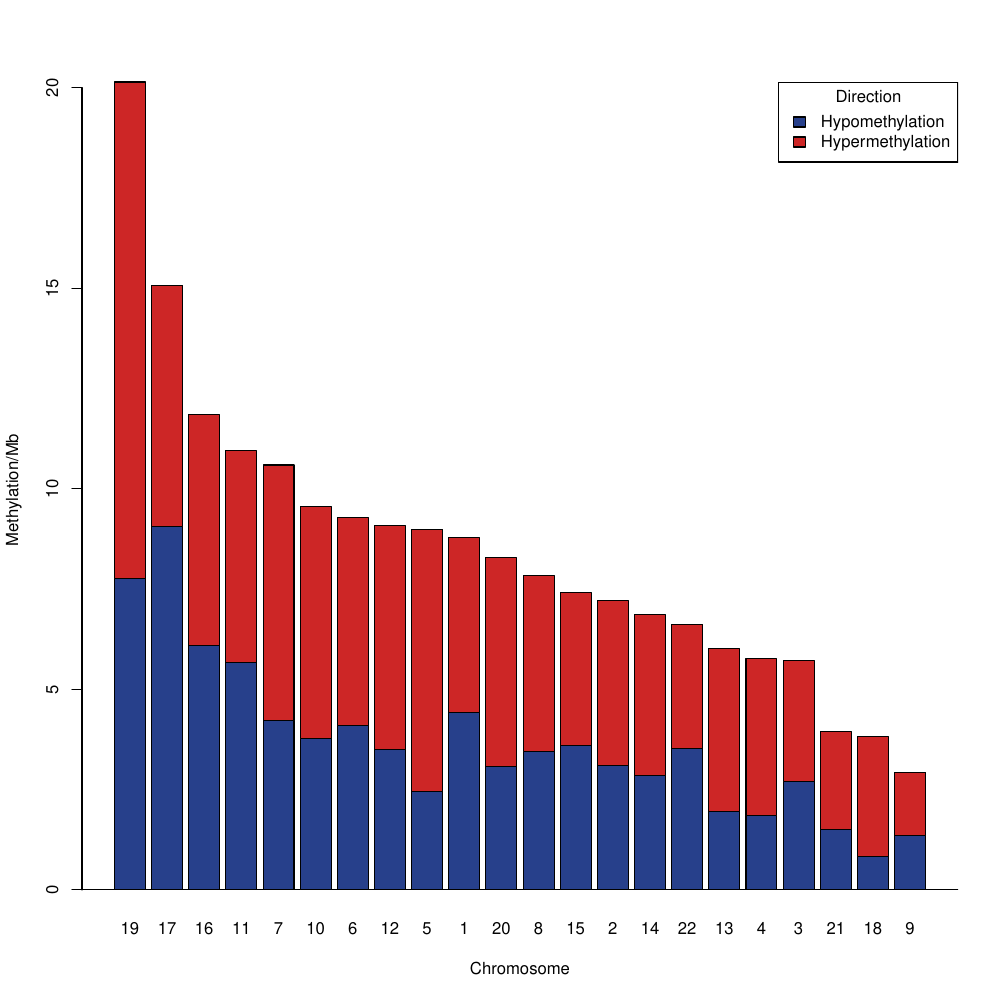

The R source for this figure:
chr <- read.csv("Stacked1.txt", header = TRUE, row.names = 1, sep = "\t")
library(RColorBrewer)
#sequential <- brewer.pal(2, "PuRd")
colors <- c("royalblue4", "firebrick3")
pdf("stacked.pdf", width = 10, height = 10)
#barplot(t(as.matrix(chr)), col = sequential, xlab = "Chromosome", ylab = "Methylation/Mb")
barplot(t(as.matrix(chr)), col = colors, xlab = "Chromosome", ylab = "Methylation/Mb", axes = TRUE)
#legend("topright", legend = c("Hypermethylation", "Hypomethylation"),fill = sequential[2:1], title = "Direction")
legend("topright", legend = c("Hypomethylation", "Hypermethylation"), fill = colors, title = "Direction")
abline(0,0)
dev.off()
